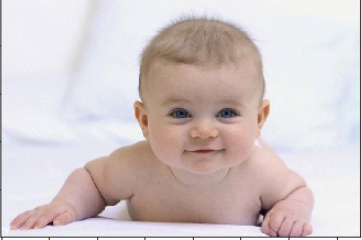
#> input picture baby1.png, 362 x 240 px, found by its file name
$ python facedetection.py
#> lines starting #> are read from the running program, lines starting #| are printed output that depends on the picture; after the words box and inside, x2 and y2 are one past the last pixel; in counts of white or black regions, pixels touching at a corner belong together
import cv2


faceCascade = cv2.CascadeClassifier("C:/Users/home/OneDrive/Desktop/pproject/Face-Detection-in-Python-using-OpenCV-master/data/haarcascades/haarcascade_frontalface_default.xml")
eye_cascade = cv2.CascadeClassifier("C:/Users/home/OneDrive/Desktop/pproject/Face-Detection-in-Python-using-OpenCV-master/data/haarcascades/haarcascade_eye.xml")

img = cv2.imread('data/baby1.png')
#> img is the input picture: shape (240, 362, 3); mean B, G, R 200.8, 200.4, 211.7
imgGray = cv2.cvtColor(img, cv2.COLOR_BGR2GRAY)
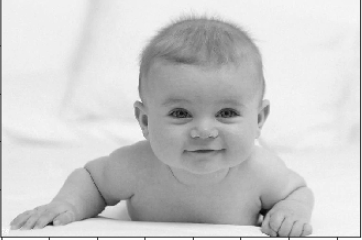
#> imgGray: shape (240, 362); min 7, max 255, mean 203.8

faces = faceCascade.detectMultiScale(imgGray,1.2,5);
#> faces = [[138, 56, 140, 140]]


for (x,y,w,h) in faces:
    cv2.rectangle(img,(x, y), (x+w, y+h), (255,0, 0), 2)

    roi_gray = imgGray[y:y+h,x:x+w]
    roi_color = img[y:y+h, x:x+w]
    eyes = eye_cascade.detectMultiScale(roi_gray)

    for (ex,ey,ew,eh) in eyes:
        cv2.rectangle(roi_color,(ex,ey),(ex+ew,ey+eh),(0,255,0),2)
#> this loop made 1 pass
#> (x, y, w, h, eyes) on pass 1: (138, 56, 140, 140, [[75, 45, 26, 26], [23, 40, 34, 34]])
#> pass 1, `roi_gray = imgGray[y:y+h,x:x+w]`:
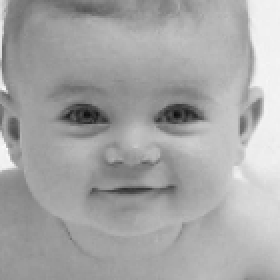
#> roi_gray: shape (140, 140) (shown 2 times larger); min 13, max 251, mean 165.8
#> pass 1, `roi_color = img[y:y+h, x:x+w]`:
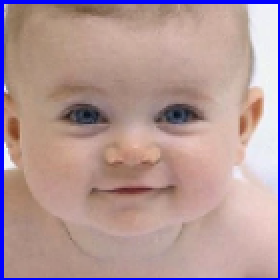
#> roi_color: shape (140, 140, 3) (shown 2 times larger); mean B, G, R 152, 151.3, 179.2
#> after the loop:
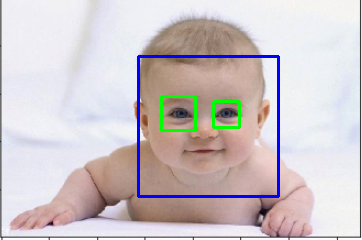
#> img: shape (240, 362, 3); 2.75% of pixels changed, all inside (x1, y1, x2, y2) = (137, 55, 280, 198)
#> after the loop:
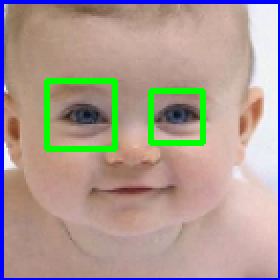
#> roi_color: shape (140, 140, 3) (shown 2 times larger); 3.63% of pixels changed, all inside (x1, y1, x2, y2) = (22, 39, 103, 76)

cv2.imshow("output",img)

cv2.waitKey(0)

$ run again, with face.PNG copied over baby1.png
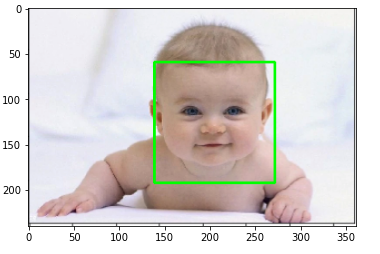
#> input picture face.PNG, 380 x 254 px, found by its file name
#> img is the input picture: shape (254, 380, 3); mean B, G, R 208.9, 211.9, 216.6
#> faces = [[160, 68, 109, 109]]
#> the loop `for (x,y,w,h) in faces:` made 1 pass
#> (x, y, w, h, eyes) on pass 1: (160, 68, 109, 109, [[61, 31, 24, 24], [14, 27, 32, 32]])
#> after the loop `for (x,y,w,h) in faces:`:
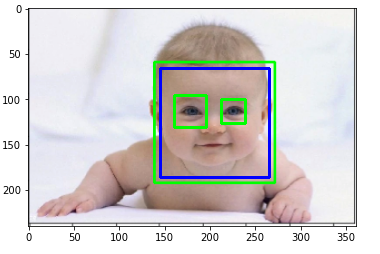
#> img: shape (254, 380, 3); 2.04% of pixels changed, all inside (x1, y1, x2, y2) = (159, 67, 271, 179)
#> after the loop `for (x,y,w,h) in faces:`:
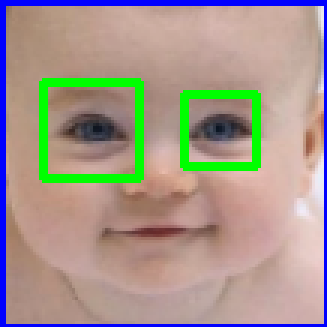
#> roi_color: shape (109, 109, 3) (shown 3 times larger); mean B, G, R 140.6, 150.6, 164.2
